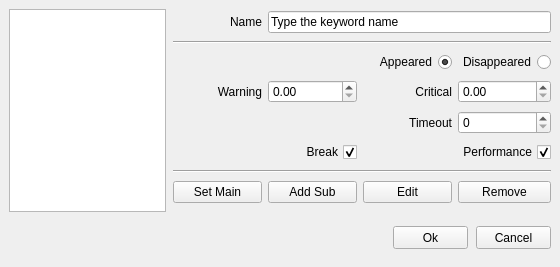
<?xml version="1.0" encoding="UTF-8"?>
<ui version="4.0">
 <class>Form</class>
 <widget class="QWidget" name="Form">
  <property name="geometry">
   <rect>
    <x>0</x>
    <y>0</y>
    <width>560</width>
    <height>267</height>
   </rect>
  </property>
  <property name="windowTitle">
   <string>Alyvix - Object Finder</string>
  </property>
  <widget class="QPushButton" name="pushButtonOk">
   <property name="geometry">
    <rect>
     <x>393</x>
     <y>226</y>
     <width>75</width>
     <height>23</height>
    </rect>
   </property>
   <property name="text">
    <string>Ok</string>
   </property>
  </widget>
  <widget class="QPushButton" name="pushButtonCancel">
   <property name="geometry">
    <rect>
     <x>476</x>
     <y>226</y>
     <width>75</width>
     <height>23</height>
    </rect>
   </property>
   <property name="text">
    <string>Cancel</string>
   </property>
  </widget>
  <widget class="QLabel" name="label_line">
   <property name="geometry">
    <rect>
     <x>76</x>
     <y>1027</y>
     <width>61</width>
     <height>21</height>
    </rect>
   </property>
   <property name="text">
    <string>Begin Line</string>
   </property>
   <property name="alignment">
    <set>Qt::AlignRight|Qt::AlignTrailing|Qt::AlignVCenter</set>
   </property>
  </widget>
  <widget class="QTextEdit" name="textEditCustomLines">
   <property name="geometry">
    <rect>
     <x>24</x>
     <y>853</y>
     <width>431</width>
     <height>160</height>
    </rect>
   </property>
   <property name="tabStopWidth">
    <number>80</number>
   </property>
   <property name="acceptRichText">
    <bool>false</bool>
   </property>
  </widget>
  <widget class="QSpinBox" name="spinBoxLine">
   <property name="geometry">
    <rect>
     <x>146</x>
     <y>1026</y>
     <width>121</width>
     <height>22</height>
    </rect>
   </property>
   <property name="minimum">
    <number>1</number>
   </property>
   <property name="maximum">
    <number>99999</number>
   </property>
  </widget>
  <widget class="QPushButton" name="pushButtonAddBlock">
   <property name="geometry">
    <rect>
     <x>276</x>
     <y>1026</y>
     <width>71</width>
     <height>23</height>
    </rect>
   </property>
   <property name="text">
    <string>Add Block</string>
   </property>
  </widget>
  <widget class="QPushButton" name="pushButtonRemoveBlock">
   <property name="geometry">
    <rect>
     <x>356</x>
     <y>1026</y>
     <width>91</width>
     <height>23</height>
    </rect>
   </property>
   <property name="text">
    <string>Remove Block</string>
   </property>
  </widget>
  <widget class="QListWidget" name="listWidgetBlocks">
   <property name="geometry">
    <rect>
     <x>464</x>
     <y>853</y>
     <width>81</width>
     <height>200</height>
    </rect>
   </property>
  </widget>
  <widget class="QWidget" name="widget_2" native="true">
   <property name="geometry">
    <rect>
     <x>177</x>
     <y>9000</y>
     <width>378</width>
     <height>82</height>
    </rect>
   </property>
   <widget class="QWidget" name="gridLayoutWidget_2">
    <property name="geometry">
     <rect>
      <x>0</x>
      <y>0</y>
      <width>376</width>
      <height>67</height>
     </rect>
    </property>
    <layout class="QGridLayout" name="gridLayout_2">
     <item row="0" column="1">
      <widget class="QPushButton" name="pushButtonRoiRedraw">
       <property name="text">
        <string>Roi Redraw</string>
       </property>
      </widget>
     </item>
     <item row="0" column="0">
      <widget class="QPushButton" name="pushButtonEditObj_2">
       <property name="text">
        <string>Edit</string>
       </property>
      </widget>
     </item>
     <item row="0" column="2">
      <widget class="QPushButton" name="pushButtonRemoveObj_2">
       <property name="text">
        <string>Remove</string>
       </property>
      </widget>
     </item>
    </layout>
   </widget>
  </widget>
  <widget class="QListWidget" name="listWidget">
   <property name="geometry">
    <rect>
     <x>9</x>
     <y>9</y>
     <width>157</width>
     <height>203</height>
    </rect>
   </property>
   <property name="selectionMode">
    <enum>QAbstractItemView::SingleSelection</enum>
   </property>
  </widget>
  <widget class="QWidget" name="widget" native="true">
   <property name="geometry">
    <rect>
     <x>173</x>
     <y>9</y>
     <width>379</width>
     <height>212</height>
    </rect>
   </property>
   <widget class="QWidget" name="gridLayoutWidget">
    <property name="geometry">
     <rect>
      <x>0</x>
      <y>0</y>
      <width>378</width>
      <height>202</height>
     </rect>
    </property>
    <layout class="QGridLayout" name="gridLayout">
     <item row="3" column="0">
      <widget class="QLabel" name="labelWarning">
       <property name="text">
        <string>Warning</string>
       </property>
       <property name="alignment">
        <set>Qt::AlignRight|Qt::AlignTrailing|Qt::AlignVCenter</set>
       </property>
      </widget>
     </item>
     <item row="7" column="1">
      <widget class="QPushButton" name="pushButtonAddSubObj">
       <property name="text">
        <string>Add Sub</string>
       </property>
      </widget>
     </item>
     <item row="6" column="0" colspan="4">
      <widget class="Line" name="line_10">
       <property name="orientation">
        <enum>Qt::Horizontal</enum>
       </property>
      </widget>
     </item>
     <item row="7" column="0">
      <widget class="QPushButton" name="pushButtonSetMainObj">
       <property name="text">
        <string>Set Main</string>
       </property>
      </widget>
     </item>
     <item row="1" column="0" colspan="4">
      <widget class="Line" name="line_3">
       <property name="orientation">
        <enum>Qt::Horizontal</enum>
       </property>
      </widget>
     </item>
     <item row="7" column="3">
      <widget class="QPushButton" name="pushButtonRemoveObj">
       <property name="text">
        <string>Remove</string>
       </property>
      </widget>
     </item>
     <item row="7" column="2">
      <widget class="QPushButton" name="pushButtonEditObj">
       <property name="text">
        <string>Edit</string>
       </property>
      </widget>
     </item>
     <item row="3" column="1">
      <widget class="QDoubleSpinBox" name="doubleSpinBoxWarning">
       <property name="maximum">
        <double>9999.989999999999782</double>
       </property>
       <property name="singleStep">
        <double>1.000000000000000</double>
       </property>
      </widget>
     </item>
     <item row="4" column="2">
      <widget class="QLabel" name="timeout_label">
       <property name="text">
        <string>Timeout</string>
       </property>
       <property name="alignment">
        <set>Qt::AlignRight|Qt::AlignTrailing|Qt::AlignVCenter</set>
       </property>
      </widget>
     </item>
     <item row="3" column="2">
      <widget class="QLabel" name="labelCritical">
       <property name="text">
        <string>Critical</string>
       </property>
       <property name="alignment">
        <set>Qt::AlignRight|Qt::AlignTrailing|Qt::AlignVCenter</set>
       </property>
      </widget>
     </item>
     <item row="5" column="0" colspan="2">
      <widget class="QCheckBox" name="timeout_exception">
       <property name="layoutDirection">
        <enum>Qt::RightToLeft</enum>
       </property>
       <property name="text">
        <string>Break</string>
       </property>
       <property name="checked">
        <bool>true</bool>
       </property>
      </widget>
     </item>
     <item row="3" column="3">
      <widget class="QDoubleSpinBox" name="doubleSpinBoxCritical">
       <property name="maximum">
        <double>9999.989999999999782</double>
       </property>
       <property name="singleStep">
        <double>1.000000000000000</double>
       </property>
      </widget>
     </item>
     <item row="2" column="3">
      <widget class="QRadioButton" name="wait_disapp_radio">
       <property name="layoutDirection">
        <enum>Qt::RightToLeft</enum>
       </property>
       <property name="text">
        <string>Disappeared</string>
       </property>
       <property name="checked">
        <bool>false</bool>
       </property>
       <attribute name="buttonGroup">
        <string notr="true">buttonGroup_5</string>
       </attribute>
      </widget>
     </item>
     <item row="5" column="2" colspan="2">
      <widget class="QCheckBox" name="checkBoxEnablePerformance">
       <property name="layoutDirection">
        <enum>Qt::RightToLeft</enum>
       </property>
       <property name="text">
        <string>Performance</string>
       </property>
       <property name="checked">
        <bool>true</bool>
       </property>
      </widget>
     </item>
     <item row="4" column="3">
      <widget class="QSpinBox" name="timeout_spinbox">
       <property name="maximum">
        <number>999999</number>
       </property>
      </widget>
     </item>
     <item row="0" column="1" colspan="3">
      <widget class="QLineEdit" name="namelineedit">
       <property name="text">
        <string>Type the keyword name</string>
       </property>
      </widget>
     </item>
     <item row="0" column="0">
      <widget class="QLabel" name="labelName">
       <property name="layoutDirection">
        <enum>Qt::LeftToRight</enum>
       </property>
       <property name="text">
        <string>Name</string>
       </property>
       <property name="alignment">
        <set>Qt::AlignRight|Qt::AlignTrailing|Qt::AlignVCenter</set>
       </property>
      </widget>
     </item>
     <item row="2" column="0" colspan="3">
      <widget class="QRadioButton" name="wait_radio">
       <property name="layoutDirection">
        <enum>Qt::RightToLeft</enum>
       </property>
       <property name="text">
        <string>Appeared</string>
       </property>
       <property name="checked">
        <bool>true</bool>
       </property>
       <attribute name="buttonGroup">
        <string notr="true">buttonGroup_5</string>
       </attribute>
      </widget>
     </item>
    </layout>
   </widget>
  </widget>
  <widget class="QLabel" name="roi_x_label">
   <property name="geometry">
    <rect>
     <x>111</x>
     <y>10000</y>
     <width>89</width>
     <height>20</height>
    </rect>
   </property>
   <property name="text">
    <string>Roi X</string>
   </property>
   <property name="alignment">
    <set>Qt::AlignRight|Qt::AlignTrailing|Qt::AlignVCenter</set>
   </property>
  </widget>
  <widget class="QSpinBox" name="roi_x_spinbox">
   <property name="geometry">
    <rect>
     <x>206</x>
     <y>10000</y>
     <width>89</width>
     <height>20</height>
    </rect>
   </property>
   <property name="minimum">
    <number>-9999</number>
   </property>
   <property name="maximum">
    <number>9999</number>
   </property>
  </widget>
  <widget class="QSpinBox" name="roi_width_spinbox">
   <property name="geometry">
    <rect>
     <x>206</x>
     <y>10000</y>
     <width>89</width>
     <height>20</height>
    </rect>
   </property>
   <property name="maximum">
    <number>9999</number>
   </property>
  </widget>
  <widget class="QSpinBox" name="roi_height_spinbox">
   <property name="geometry">
    <rect>
     <x>396</x>
     <y>10000</y>
     <width>89</width>
     <height>20</height>
    </rect>
   </property>
   <property name="maximum">
    <number>9999</number>
   </property>
  </widget>
  <widget class="QLabel" name="roi_y_label">
   <property name="geometry">
    <rect>
     <x>301</x>
     <y>10000</y>
     <width>89</width>
     <height>20</height>
    </rect>
   </property>
   <property name="text">
    <string>Roi Y</string>
   </property>
   <property name="alignment">
    <set>Qt::AlignRight|Qt::AlignTrailing|Qt::AlignVCenter</set>
   </property>
  </widget>
  <widget class="QLabel" name="roi_width_label">
   <property name="geometry">
    <rect>
     <x>111</x>
     <y>10000</y>
     <width>89</width>
     <height>20</height>
    </rect>
   </property>
   <property name="text">
    <string>Roi Width</string>
   </property>
   <property name="alignment">
    <set>Qt::AlignRight|Qt::AlignTrailing|Qt::AlignVCenter</set>
   </property>
  </widget>
  <widget class="QLabel" name="roi_height_label">
   <property name="geometry">
    <rect>
     <x>301</x>
     <y>10000</y>
     <width>89</width>
     <height>20</height>
    </rect>
   </property>
   <property name="text">
    <string>Roi Height</string>
   </property>
   <property name="alignment">
    <set>Qt::AlignRight|Qt::AlignTrailing|Qt::AlignVCenter</set>
   </property>
  </widget>
  <widget class="QSpinBox" name="roi_y_spinbox">
   <property name="geometry">
    <rect>
     <x>396</x>
     <y>10000</y>
     <width>89</width>
     <height>20</height>
    </rect>
   </property>
   <property name="minimum">
    <number>-9999</number>
   </property>
   <property name="maximum">
    <number>9999</number>
   </property>
  </widget>
  <widget class="QLabel" name="labelArgs">
   <property name="geometry">
    <rect>
     <x>121</x>
     <y>10000</y>
     <width>90</width>
     <height>20</height>
    </rect>
   </property>
   <property name="text">
    <string>Arguments</string>
   </property>
   <property name="alignment">
    <set>Qt::AlignRight|Qt::AlignTrailing|Qt::AlignVCenter</set>
   </property>
  </widget>
  <widget class="QSpinBox" name="spinBoxArgs">
   <property name="geometry">
    <rect>
     <x>217</x>
     <y>10000</y>
     <width>89</width>
     <height>20</height>
    </rect>
   </property>
  </widget>
  <widget class="QRadioButton" name="find_radio">
   <property name="geometry">
    <rect>
     <x>82</x>
     <y>8900</y>
     <width>89</width>
     <height>17</height>
    </rect>
   </property>
   <property name="layoutDirection">
    <enum>Qt::RightToLeft</enum>
   </property>
   <property name="text">
    <string>Find</string>
   </property>
   <attribute name="buttonGroup">
    <string notr="true">buttonGroup_5</string>
   </attribute>
  </widget>
 </widget>
 <resources/>
 <connections/>
 <buttongroups>
  <buttongroup name="buttonGroup_5"/>
 </buttongroups>
</ui>
